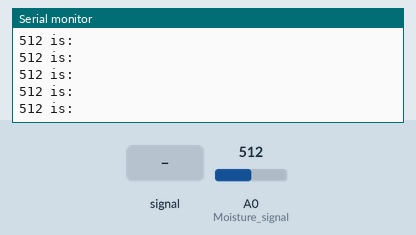
Recording of a sketch running on a simulated Arduino Uno, built with avr-gcc and run on an emulated ATmega328P. On the bench: the last lines printed to the serial monitor. Inputs (shaded band) come from the test bench; at power-on: A0 (Moisture_signal) = 512.

Above: at 1.2 s.
1.3 s: A0 (Moisture_signal) fed a 200 Hz sine of ±81 counts around its level
At 1.56 s:
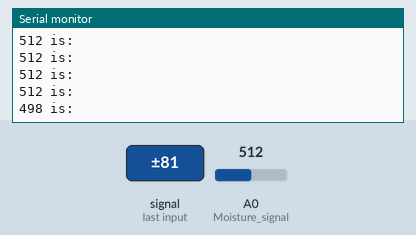
4.3 s: A0 (Moisture_signal) set to 716
At 4.37 s:
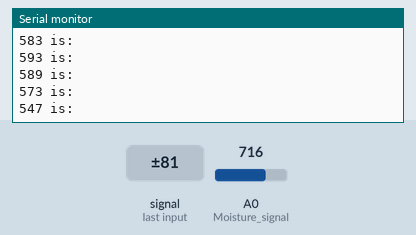
5.8 s: A0 (Moisture_signal) fed a 1000 Hz sine of ±255 counts around its level
At 5.97 s:
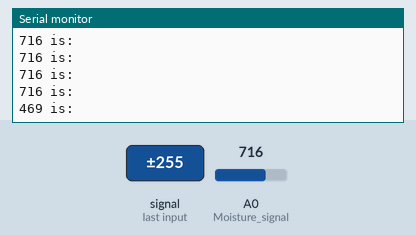
7.3 s: A0 (Moisture_signal) set to 900
At 9.74 s:
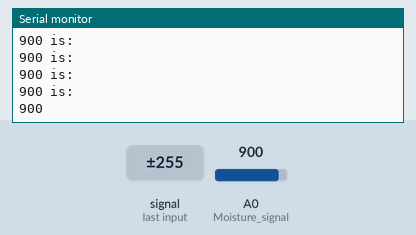
Timing chart, 0 to 9.8 s (numbered marks = the images above; inputs shaded):
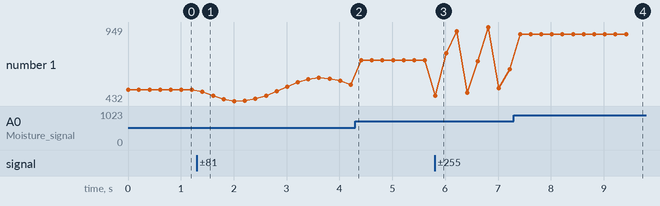

Measured:
- after the input at 1.3 s, the serial monitor: prints a new line after 0.11 s (image 1)
- after the input at 5.8 s, the serial monitor: prints a new line at once (image 3)
- after the input at 7.3 s, the serial monitor: prints a new line after 0.12 s (image 4)
- plotted number 1: 512 → 547 after the input at 1.3 s, 547 → 716 after the input at 4.3 s, 716 → 653 after the input at 5.8 s, 653 → 900 after the input at 7.3 s

The sketch:

soilProject.ino
```cpp
//Arduino Code - Soil Moisture

int Moisture_signal = A0; //Define the Analog pin# on the Arduino for the soil moisture sensor signal

void setup() {
  Serial.begin(9600); // Start the serial communication
}

void loop() {
   int Moisture = analogRead(Moisture_signal);
  float moisture_percentage = (100 -((Moisture/1023.00)*100));

  Serial.println(" is:");
  Serial.print(Moisture);
  delay(200);
}
//Function to get soil moisture
void soil(){


}
```
